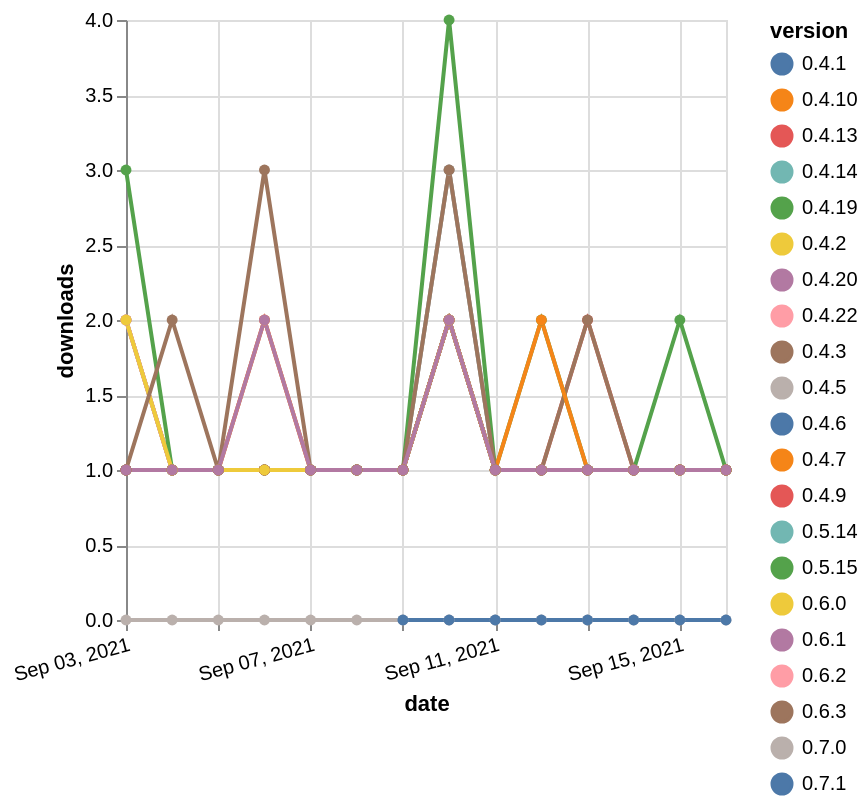

Write the Vega-Lite specification saved for this chart.
### Vega-Lite specification from a JSON file in a GitHub repository (floating-point values rounded to 4 significant figures; data arrays with more than 128 entries replaced by an {"elided": "..."} marker saying what was removed)
{"$schema": "https://vega.github.io/schema/vega-lite/v5.json", "description": "A simple bar chart with embedded data.", "data": {"values": {"elided": "288 records"}}, "width": "container", "mark": {"type": "line", "point": {"filled": true}}, "encoding": {"x": {"field": "date", "type": "temporal", "timeUnit": "yearmonthdate", "title": "date", "axis": {"labelAngle": -15}}, "y": {"field": "delta", "type": "quantitative", "title": "downloads"}, "color": {"field": "version", "type": "nominal"}, "tooltip": {"field": "delta"}}}
